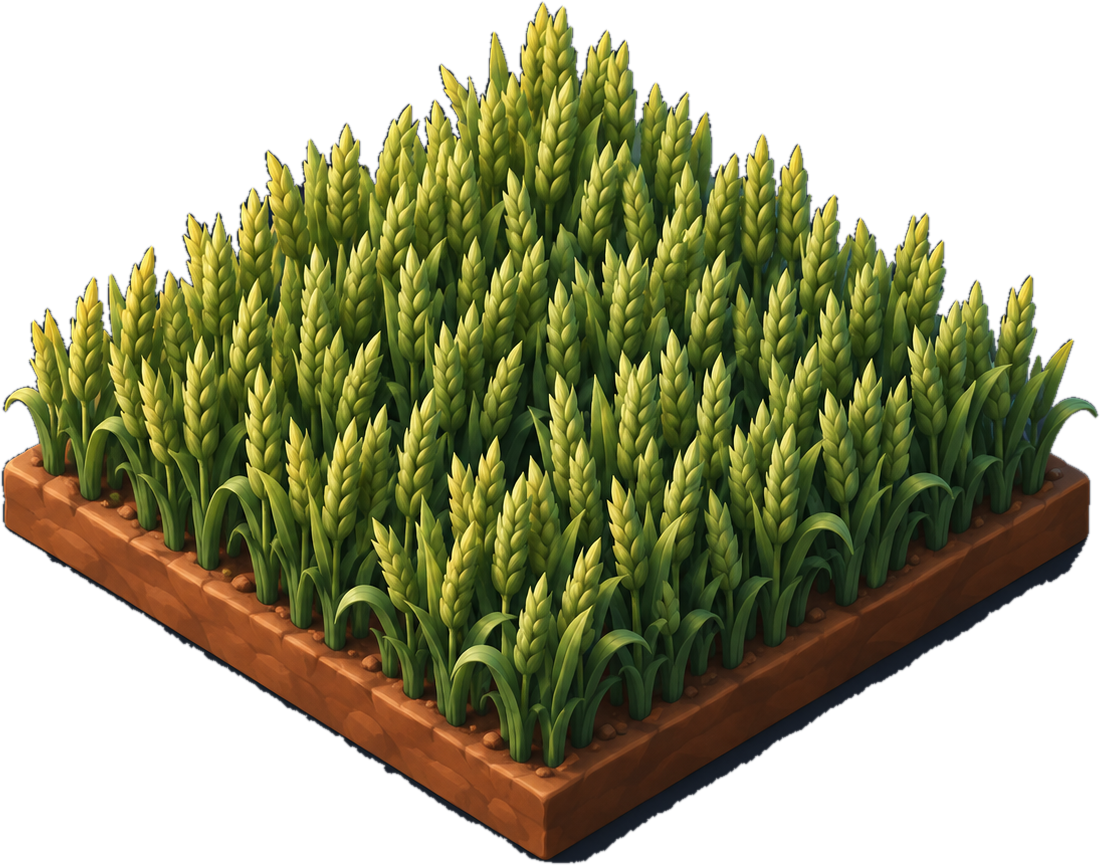
#> input picture art/review-s2/growing-wheat.png, 1100 x 865 px, found by its file name
$ python labor_mock.py ../art/review-s2/growing-wheat.png
#> lines starting #> are read from the running program, lines starting #| are printed output that depends on the picture
"""Mock-up of the labor screen (Town Centre) in the diorama style, at S10e size.

Usage: python3 tools/labor_mock.py <out.png>

Same layout and controls as today's screen (plots around the town, tap a plot
to staff it, a label with the job and worker count); only the art changes, to
the accepted diamond-grid tiles and sprites. A 6x6 diamond grid, each job a
2x2 plot. Stand-ins are labelled in the legend: canon buildings that still need
their green-screen copy, and the forge yard (its tile was rejected Oct 18).
"""
import sys

from PIL import Image, ImageDraw, ImageFilter, ImageFont

A = 'art/'
R2 = A + 'review-s2/'
TS = A + 'tileset-grok/'
ST = TS + 'standing/'
W = 165                       # tile width in real px (S10e, 3x)
H = round(W / 1.55)
PW = 1080                     # phone width, real px
FONT = '/usr/share/fonts/truetype/dejavu/DejaVuSerif-Bold.ttf'
SANS = '/usr/share/fonts/truetype/dejavu/DejaVuSans.ttf'

# plot -> (col0, row0, ground tile, building, scale in tiles, figures, props)
PLOTS = {
    'Grain':   (0, 0, R2 + 'growing-wheat.png', None, 0, [(R2 + 'laborer-farmer.png', 5)], [(A + 'props/prop-cart.png', 0.55)]),
    'Pasture': (2, 0, R2 + 'pasture.png', None, 0, [(R2 + 'laborer-herder.png', 2)], [(A + 'props/prop-cow.png', 0.42)] * 4),
    'Mine':    (4, 0, TS + 'lawn-01.png', A + 'buildings/building-mine.png', 0.85 * 2, [], [(A + 'props/prop-minecart.png', 0.45)]),
    'Repair':  (0, 2, R2 + 'fallow.png', None, 0, [], [(A + 'props/prop-logs.png', 0.55), (A + 'props/prop-sawhorse.png', 0.4)]),
    'TOWN':    (2, 2, TS + 'lawn-10.png', ST + 'house-thatch.png', 1.5, [], []),
    'Forge':   (4, 2, TS + 'tilled.png', R2 + 'open-forge.png', 1.3, [], [(A + 'props/prop-barrels.png', 0.4)]),
    'Castle':  (0, 4, TS + 'lawn-11.png', R2 + 'castle-yard.png', 1.7, [], []),
    'forest1': (2, 4, R2 + 'forest-floor.png', R2 + 'forest.png', 1.5, [], []),
    'forest2': (4, 4, R2 + 'forest-floor.png', R2 + 'forest.png', 1.3, [], []),
}
COUNTS = {'Grain': 90, 'Pasture': 20, 'Mine': 0, 'Repair': 0, 'Forge': 0, 'Castle': 0}


def load(p, w):
    im = Image.open(p).convert('RGBA')
    im = im.crop(im.getbbox())
    return im.resize((round(w), round(im.height * w / im.width)), Image.LANCZOS)


def iso(c, r, ox, oy):
    """Top vertex of the diamond for cell (c, r)."""
    return ox + (c - r) * W / 2, oy + (c + r) * H / 2


def shadow(im):
    a = im.split()[3].point(lambda v: 90 if v > 40 else 0)
    sh = Image.new('RGBA', im.size, (0, 0, 0, 0))
    sh.putalpha(a.filter(ImageFilter.GaussianBlur(6)))
    return sh


def scene():
    S = Image.new('RGBA', (PW - 40, 6 * H + 260), (0, 0, 0, 0))
    ox, oy = S.width / 2, 120
    tiles = {}
    for name, (c0, r0, ground, *_rest) in PLOTS.items():
        for dc in range(2):
            for dr in range(2):
                tiles[(c0 + dc, r0 + dr)] = ground
    for (c, r) in sorted(tiles, key=lambda k: (k[0] + k[1], k[0])):
        t = load(tiles[(c, r)], W + 2)
        x, y = iso(c, r, ox, oy)
        S.alpha_composite(t, (round(x - t.width / 2), round(y)))
    labels = []
    order = sorted(PLOTS.items(), key=lambda kv: kv[1][0] + kv[1][1])
    for name, (c0, r0, ground, bld, scale, figs, props) in order:
        cx, cy = iso(c0 + 1, r0 + 1, ox, oy)          # centre of the 2x2 plot
        items = []
        for i, (p, k) in enumerate(props):
            items.append((cx + [-0.55, 0.5, -0.15, 0.3][i % 4] * W, cy + [0.25, 0.35, 0.6, -0.2][i % 4] * H, p, k * W))
        if bld:
            items.append((cx, cy + 0.45 * H, bld, scale * W))
        for p, n in figs:
            for i in range(n):
                items.append((cx + (-0.6 + 0.3 * i) * W * 0.9, cy + (0.1 + 0.18 * (i % 2)) * H + (0.25 * H if name == 'Grain' else 0), p, 0.16 * W, 'fig'))
        for it in sorted(items, key=lambda t: t[1]):
            x, y, p, w = it[:4]
            im = load(p, w)
            if len(it) == 5:                           # figures: fit by height
                hgt = 0.36 * W
                im = load(p, hgt * Image.open(p).convert('RGBA').crop(Image.open(p).convert('RGBA').getbbox()).width
                          / Image.open(p).convert('RGBA').crop(Image.open(p).convert('RGBA').getbbox()).height)
            S.alpha_composite(shadow(im), (round(x - im.width / 2 + 6), round(y - im.height + 4)))
            S.alpha_composite(im, (round(x - im.width / 2), round(y - im.height)))
        if name in COUNTS:
            labels.append((cx, cy + H * 0.85, f'{name} {COUNTS[name]}', COUNTS[name] > 0))
    d = ImageDraw.Draw(S)
    f = ImageFont.truetype(FONT, 34)
    for x, y, t, on in labels:
        tw = d.textlength(t, font=f)
        box = (x - tw / 2 - 18, y - 26, x + tw / 2 + 18, y + 26)
        d.rounded_rectangle(box, 12, fill=(60, 14, 14, 235) if on else (28, 24, 20, 225),
                            outline=(212, 168, 80, 255) if on else (120, 104, 80, 255), width=3)
        d.text((x, y), t, fill=(250, 238, 210), font=f, anchor='mm')
    return S.crop(S.getbbox())


def main(out):
#> called with out = '../art/review-s2/growing-wheat.png'
    PH = 2220
    bg = Image.new('RGBA', (PW, PH), (22, 20, 17, 255))
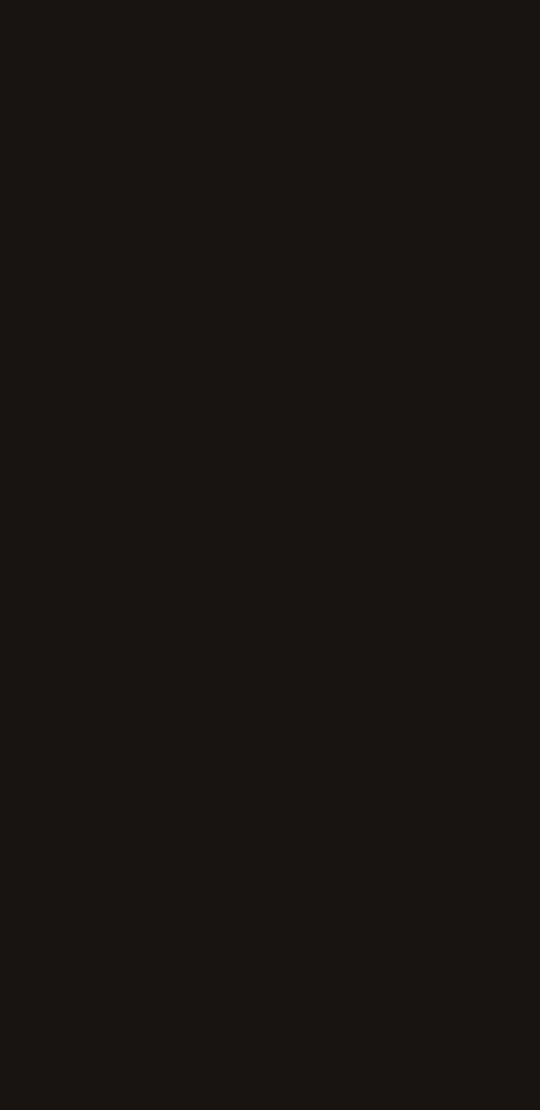
#> bg: PIL image 1080x2220 RGBA (shown at 1/2 size); mean R, G, B, A 22, 20, 17, 255
    d = ImageDraw.Draw(bg)
    f1 = ImageFont.truetype(FONT, 48)
    f2 = ImageFont.truetype(SANS, 36)
    f3 = ImageFont.truetype(FONT, 38)
    d.rectangle((0, 0, PW, 150), fill=(30, 27, 22))
    d.text((40, 75), 'Hollowmere — Town Centre', fill=(232, 196, 110), font=f1, anchor='lm')
    d.text((PW - 60, 75), '✕', fill=(220, 210, 190), font=f2, anchor='mm')
    d.rounded_rectangle((30, 180, PW - 30, 260), 40, fill=(44, 38, 28), outline=(150, 120, 70), width=3)
    d.text((70, 220), '130 idle peasants', fill=(235, 220, 190), font=f3, anchor='lm')
    sc = scene()
#> in scene, `S = Image.new('RGBA', (PW - 40, 6 * H + 260), (0, 0, 0, 0))`: S: PIL image 1040x896 RGBA; every value is 0
#> in load, im is the input picture: PIL image 1100x865 RGBA; mean R, G, B, A 68.3, 71.4, 44.5, 148.1
#> in load, `return im.resize((round(w), round(im.height * w / im.width)), Image.LA..`:
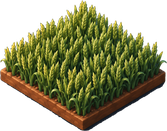
#> returned value: PIL image 167x131 RGBA; mean R, G, B, A 57.9, 57.9, 23.8, 148.1; transparent parts drawn white
#> in scene, `S.alpha_composite(t, (round(x - t.width / 2), round(y)))`:
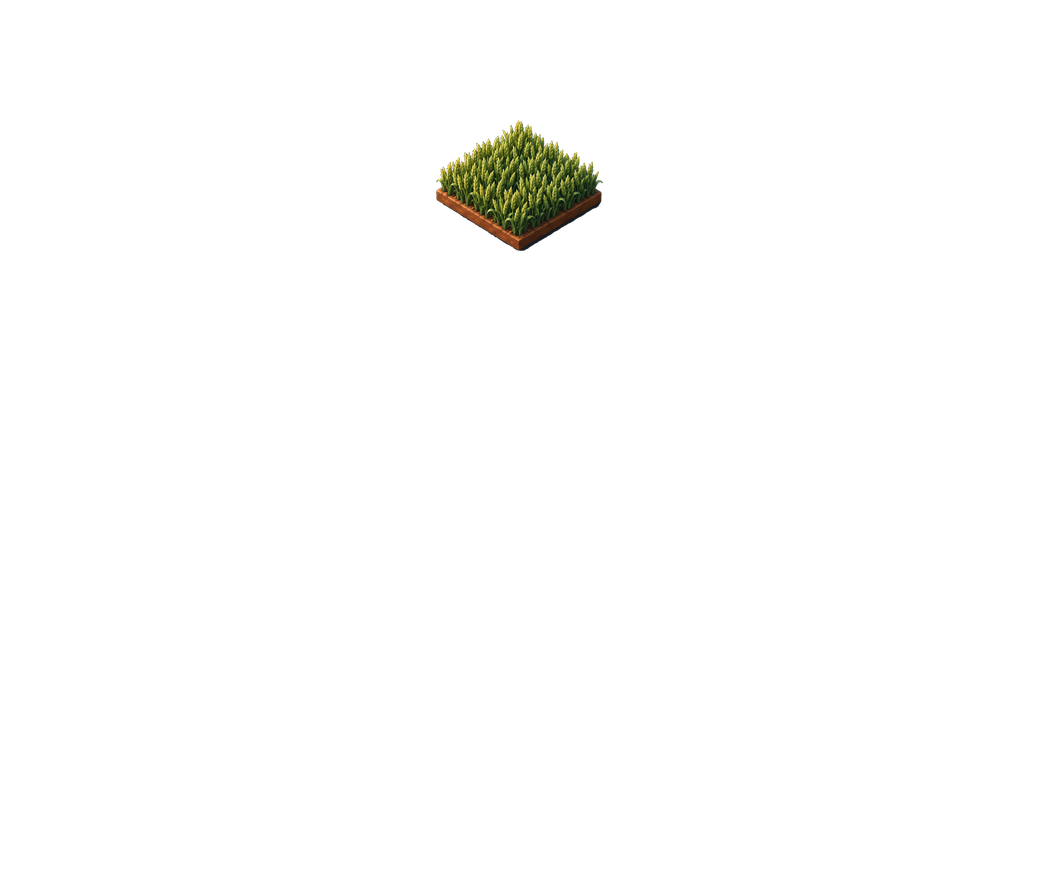
#> S: PIL image 1040x896 RGBA; mean R, G, B, A 1.4, 1.4, 0.6, 3.5; transparent parts drawn white
    frame = (20, 290, PW - 20, 290 + sc.height + 60)
    d.rounded_rectangle(frame, 18, fill=(36, 44, 30), outline=(170, 136, 70), width=6)
    bg.alpha_composite(sc, ((PW - sc.width) // 2, 320))
    y = frame[3] + 50
    d.text((40, y), 'Tap a field, mine or building to move people to it.', fill=(190, 180, 160),
           font=ImageFont.truetype('/usr/share/fonts/truetype/dejavu/DejaVuSerif-Italic.ttf', 34), anchor='lm')
    y += 70
    f4 = ImageFont.truetype(SANS, 28)
    for line in ['Mock-up, Oct 18. All art is accepted art except:',
                 '• Town: sheet-1 house stands in until the canon town copy arrives.',
                 '• Forge yard: plain dirt stands in (yard tile rejected).',
                 '• Miner and blacksmith figures appear once canon copies are cut.']:
        d.text((40, y), line, fill=(150, 145, 135), font=f4, anchor='lm')
        y += 44
    bg.crop((0, 0, PW, min(PH, y + 40))).convert('RGB').save(out)


if __name__ == '__main__':
#> (the run stopped early here; a loop or call above may not have finished)
